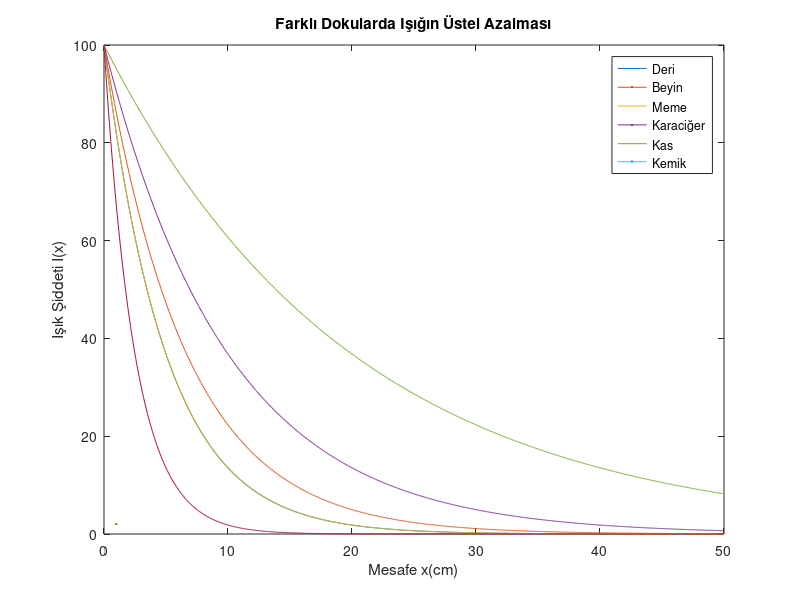

MATLAB code for this plot:
%% 
% Veri Tanımlamaları

I0=100
x=linspace(0,50,1000)
dokular = {"Deri","Beyin","Meme","Karaciğer","Kas","Kemik"}
katsayilar = [0.2, 0.2, 0.05, 0.4, 0.15, 0.1]
%% 
% Denklem Uygulaması

for i = 1:length(katsayilar)
    secilen_katsayi = katsayilar(i);
    Ix=I0*exp(-secilen_katsayi*x);
    plot(x,Ix, LineWidth=2);
    hold on;
end
%% 
% Grafik Düzenleme

xlabel("Mesafe x(cm)")
ylabel("Işık Şiddeti I(x)")
title('Farklı Dokularda Işığın Üstel Azalması')
legend(dokular)
